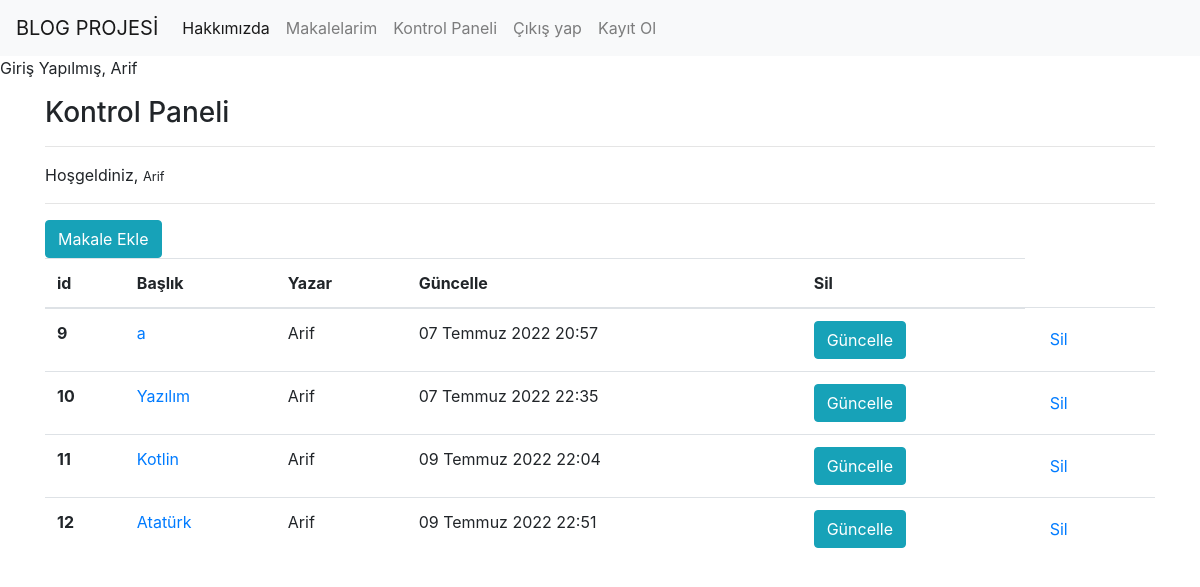
The app's page /articles/dashboard/ (signed in), older data.
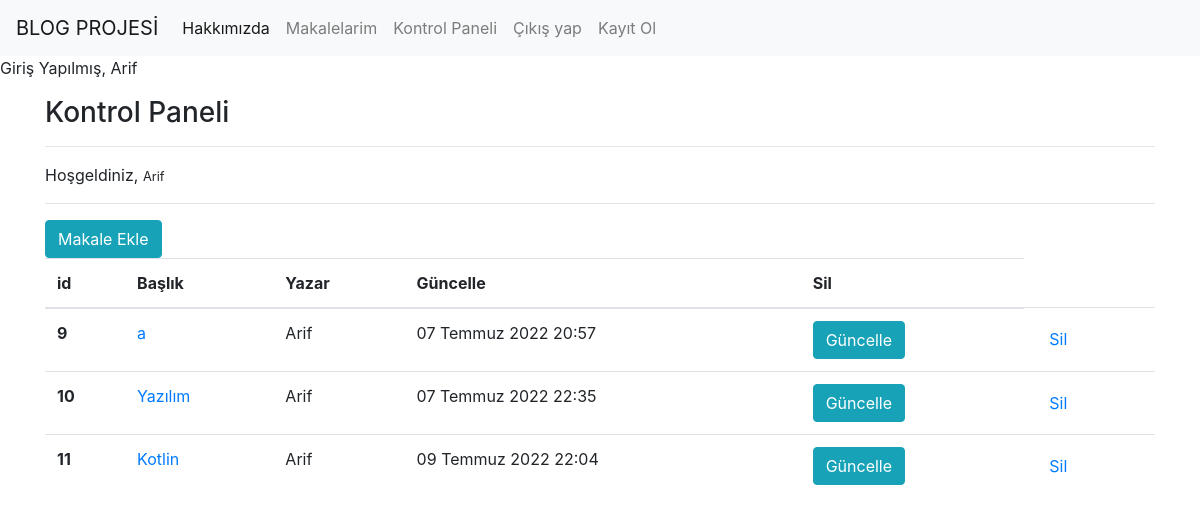
The same page, newer data.
### article/models.py (models this page shows, shortened)
class Article(models.Model):
    author = models.ForeignKey("auth.User",on_delete = models.CASCADE,verbose_name="yazar" ) #model.cascade amacı yazar silinirse makaleyi de sil demek
    title = models.CharField(max_length=50,verbose_name="başlık")
    content = RichTextField()
    created_date = models.DateTimeField(auto_now_add=True,verbose_name="olusturma_tarih")
    article_image = models.FileField(blank = True,null=True,verbose_name="Fotoğraf ekleyin")

### article/views.py (the view)
# urls.py: path('dashboard/',views.dashboard,name="dashboard"),
def dashboard(request):
     articles = Article.objects.filter(author = request.user)
     context = {
          "articles" : articles
     }
     return render(request,"dashboard.html",context)

### templates/dashboard.html
{% extends "layout.html" %}
{% block body %}
<h3>Kontrol Paneli</h3>
<hr>
<p>
    Hoşgeldiniz, <small>{{request.user.username}}</small>
</p>
<hr>
<a class="btn btn-info" href="/articles/addarticle">Makale Ekle</a>
{% if articles %}
<table class="table">
    <thead>
      <tr>
        <th scope="col">id</th>
        <th scope="col">Başlık</th>
        <th scope="col">Yazar</th>
        <th scope="col">Güncelle</th>
        <th scope="col">Sil</th>
    </tr>
    </thead>
    <tbody>
        {% for article in articles %}
        <tr>
            <th scope="row">{{article.id}}</th>
            <td><a href="/articles/articles/{{article.id}}">{{article.title}}</a></td>
            <td>{{article.author.username}}</a></td>
            <td>{{article.created_date}}</td>
            <td><a href="articles/update/{{article.id}}"class="btn btn-info">Güncelle</a></td>
            <td><a href="articles/delete/{{article.id}}" class="btn btn-danger/{{article.id}}">Sil</a></td>
      </tr>
        {% endfor %}
    </tbody>
  </table>
{% else %}
<div class="alert alert-danger">
    Henüz makaleniz bulunmuyor
</div>
{% endif %}
{% endblock body %}

Row changes from the older to the newer data that the page shows:
removed Article: id "12", title "Atatürk", author.username "Arif", created_date "09 Temmuz 2022 22:51"
